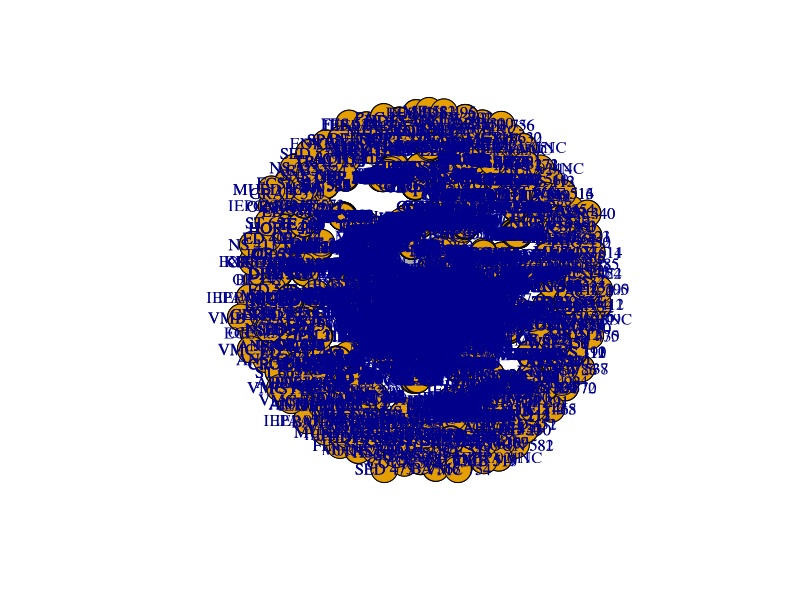

Write the R code that produced this figure. (Note: this script raises an error after producing the figure.)

library(dplyr)
library(igraph)


# reqs <- read.csv("./parse_course_requirements/edges.csv", header = F)
reqs <- read.csv("./pickle_to_csv/edges.csv", header = F)
#  Using this file locally until we merge branches.


head(reqs)
names(reqs) <- c("pre_rec", "course")


req_net <- graph_from_data_frame(reqs, directed = T)
plot(req_net, directed = T)
tree_layout <- layout.reingold.tilford(req_net, root = "ST 623", circular = FALSE, flip.y = FALSE)


# stat <- stat %>% select(ref, course, pre_rec, name)
# names(reqs) <- c("course", "ref", "pre_rec", "name")
# stat <- stat %>% select(ref, course, pre_rec, name)
# st_net <- graph_from_data_frame(stat, directed = T)
# plot(st_net)

st_net <- graph_from_data_frame(stat, directed = T)
plot(st_net)
plot(st_net, edge.color = stat$pre_rec, edge.curved = 0.3, edge.width = 2) # Thicker lines

# Calculate node degree
degree(st_net)
plot(st_net, vertex.color = degree(st_net))





# Counting dependencies ------------------------------

# Pre requisite department (academic unit)
reqs$pre_dept <- sub(x = reqs$pre_rec, 
                     pattern = "([A-z]+) .+", 
                     replacement = "\\1")

# Course department (academic unit)
reqs$course_dept <- sub(x = reqs$course, 
                     pattern = "([A-z]+) .+", 
                     replacement = "\\1")

# There are about half of pre-requisites that
#  were in-department.
table(reqs$pre_dept == reqs$course_dept)

reqs$pre_dept[reqs$pre_dept == "NE"] <- "NSE"
# Count number of dependencies.
reqs %>% filter(pre_dept != "of") %>%
  group_by(pre_dept) %>% 
  summarise(n = n()) %>% arrange(desc(n))

# Count number of 
# Nuclear science got changed to NSE.
reqs$pre_dept[reqs$pre_dept == "NE"] <- "NSE"
reqs %>% filter(pre_dept != "and", pre_dept != "or", pre_dept != "of", pre_dept != course_dept) %>%
  group_by(pre_dept) %>% 
  summarise(n = n()) %>% arrange(desc(n))


# This is going to require some trickery to pass the OR nodes through as pre-requisites.
#  Maybe they shoudn't count at full weight if they're an OR?  
#  Count it proportional to the number of elements in the OR maybe?


# Create a small plot, math meets CS ------------------------------
# This will require the OR node data.
reqs$pre_dept <- sub(x = reqs$pre_rec, 
                     pattern = "([A-z]+) .+", 
                     replacement = "\\1")

# Course department (academic unit)
reqs$course_dept <- sub(x = reqs$course, 
                        pattern = "([A-z]+) .+", 
                        replacement = "\\1")

sub_reqs <- reqs %>% filter(pre_dept %in% c("MTH", "CS") | course_dept %in% c("MTH", "CS")) %>% head(100)

sub_net <- graph_from_data_frame(sub_reqs, directed = T)


sub_reqs$or <- 1 + 1*(sub_reqs$course_dept == "OR")
sub_reqs$or_color <- c("grey", "steelblue")[sub_reqs$or]
plot(sub_net, directed = T, edge.color = sub_reqs$or, vertex.size = 2)

# Full graph with character expand smaller.
reqs$or <- 1 + 1*(reqs$course_dept == "OR")
full_net <- graph_from_data_frame(reqs, directed = T)
plot(sub_net, directed = T, edge.color = reqs$or, vertex.size = 2, arrow.width = 0.5, label.cex = 5)

V(sub_net)$label.cex = 0.65
V(sub_net)$arrow.size = 0.2
E(sub_net)$edge.color = sub_reqs$or_color
V(sub_net)$vertex.size = 1
plot.igraph(sub_net)
